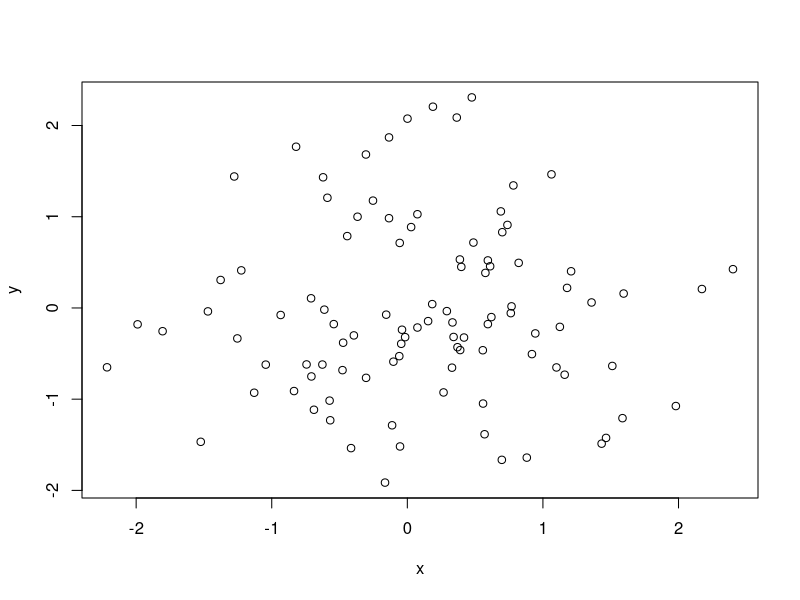
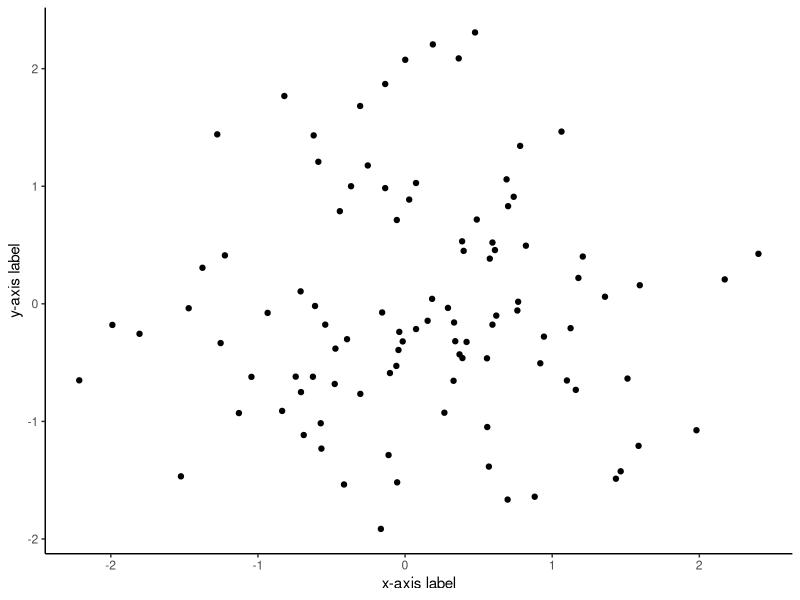

These charts were generated, in order, by the following R code:
## ---- chunk 1
knitr::opts_chunk$set(echo = TRUE)
## ---- chunk 2
rm(list=ls())
## ---- chunk 3
print(R.Version())
## ---- chunk 4
set.seed(1)
x <- rnorm(100); y = rnorm(100)
plot(x,y)
## ---- chunk 5
data <- data.frame(x,y)

library(ggplot2)

ggplot(data) + 
  geom_point(aes(x=x,y=y)) +
  xlab('x-axis label') + ylab('y-axis label') +
  theme_classic()
## ---- chunk 6
# create vector_1
vector_1 <- c(6,7,8,9,10)

# print how many elements vector_1 has
length(vector_1)

# third element of vector_1
vector_1[3]

# second and fourth element of vector_1
vector_1[c(2,4)]

# access all but first element of vector_1
vector_1[-1]

# take elements of vector_1 less than 9
vector_1[vector_1<9]

# modify vector_1 2nd element
vector_1[2] <- -1
vector_1

# modify vector elements less than 9 to be -1
vector_1[vector_1 < 9] <- -1 
vector_1

# truncate vector first four elements
## ---- chunk 7
# TO DO
## ---- chunk 8
# TO DO
## ---- chunk 9
# TO DO
## ---- chunk 10
# TO DO
